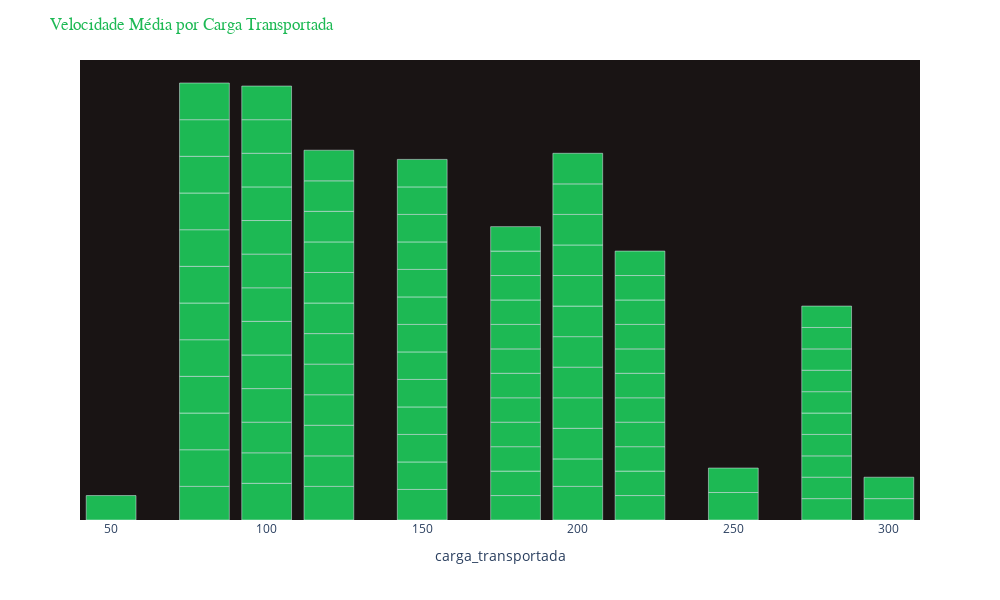

The cell this chart's notebook holds for it:
### Markdown cell above
## **Carga 50**:
### **Observação**: A velocidade média de 40 km/h é muito baixa para um tempo de viagem de 20 dias, sugerindo que a entrega foi de fato uma viagem muito longa ou com muitas paradas.
### **Feedback Alto**: Mesmo com um tempo tão longo, o feedback médio de 4.8 sugere que a entrega foi considerada eficiente ou satisfatória, possivelmente devido à sua previsibilidade ou condições favoráveis.
### **Conclusão**: O alto feedback pode indicar que os clientes valorizam a eficiência da entrega, mesmo em longos períodos, contanto que os resultados finais atendam às expectativas.

## **Tendência Geral**:
### **Carga Pesada (250 e 300)**: Para cargas mais pesadas, com um tempo de viagem de 55 dias, a velocidade média se mantém em 35 km/h, e o feedback médio é mais baixo (4.25 - 4.50).
### **Análise**: Essa relação sugere que à medida que o tempo de entrega aumenta, a satisfação do cliente diminui, mesmo que a entrega seja feita com uma velocidade relativamente constante.

## **Relações Entre Variáveis**:

### **Velocidade e Consumo**: A velocidade média permanece baixa à medida que o tempo de viagem se estende. O tempo de viagem prolongado pode significar mais paradas, aumento do consumo de combustível e custos elevados.
### **Feedback e Tempo**: Um feedback médio decrescente com o aumento do tempo de viagem sugere que entregas mais longas impactam negativamente a percepção do cliente, possivelmente pela espera e pelo custo.

### Code cell
def grafico_bar(eixoX, eixoY): 
    fig = px.bar(df, x=eixoX, y=eixoY)
    fig.update_traces(marker_color='#1db954')
    fig.update_layout(
        title_text='Velocidade Média por Carga Transportada',
        title_font_family='Courier New',
        title_font_color='#1db954',
        plot_bgcolor='#191414',
        height=600,
        width=1000
    )
    fig.update_xaxes(showgrid=False, zeroline=False, visible=True)
    fig.update_yaxes(showgrid=False, zeroline=False, visible=False, hoverformat=False)
    fig.show()

x = 'carga_transportada'
y = 'velocidade_media'

grafico_bar(x, y)

### Figure 1 — Plotly figure (JSON) as saved in the notebook; plotly's stock layout.template omitted (floating-point values rounded to 4 significant figures)
{"data": [{"alignmentgroup": "True", "hovertemplate": "carga_transportada=%{x}<br>velocidade_media=%{y}<extra></extra>", "legendgroup": "", "marker": {"color": "#1db954", "pattern": {"shape": ""}}, "name": "", "offsetgroup": "", "orientation": "v", "showlegend": false, "textposition": "auto", "type": "bar", "x": [100, 200, 50, 150, 250, 80, 180, 300, 100, 150, 120, 250, 100, 200, 80, 180, 300, 120, 150, 220, 100, 200, 80, 180, 280, 120, 150, 220, 100, 200, 80, 180, 280, 120, 150, 220, 100, 200, 80, 180, 280, 120, 150, 220, 100, 200, 80, 180, 280, 120, 150, 220, 100, 200, 80, 180, 280, 120, 150, 220, 100, 200, 80, 180, 280, 120, 150, 220, 100, 200, 80, 180, 280, 120, 150, 220, 100, 200, 80, 180, 280, 120, 150, 220, 100, 200, 80, 180, 280, 120, 150, 220, 100, 200, 80, 180, 280, 120, 150, 220], "xaxis": "x", "y": [60, 55, 40, 50, 45, 55, 40, 35, 50, 45, 55, 40, 50, 45, 60, 40, 35, 50, 45, 40, 55, 50, 60, 40, 35, 50, 45, 40, 55, 50, 60, 40, 35, 50, 45, 40, 55, 50, 60, 40, 35, 50, 45, 40, 55, 50, 60, 40, 35, 50, 45, 40, 55, 50, 60, 40, 35, 50, 45, 40, 55, 50, 60, 40, 35, 50, 45, 40, 55, 50, 60, 40, 35, 50, 45, 40, 55, 50, 60, 40, 35, 50, 45, 40, 55, 50, 60, 40, 35, 50, 45, 40, 55, 50, 60, 40, 35, 50, 45, 40], "yaxis": "y"}], "layout": {"barmode": "relative", "height": 600, "legend": {"tracegroupgap": 0}, "margin": {"t": 60}, "plot_bgcolor": "#191414", "title": {"font": {"color": "#1db954", "family": "Courier New"}, "text": "Velocidade Média por Carga Transportada"}, "width": 1000, "xaxis": {"anchor": "y", "domain": [0, 1], "showgrid": false, "title": {"text": "carga_transportada"}, "visible": true, "zeroline": false}, "yaxis": {"anchor": "x", "domain": [0, 1], "hoverformat": "False", "showgrid": false, "title": {"text": "velocidade_media"}, "visible": false, "zeroline": false}}}
